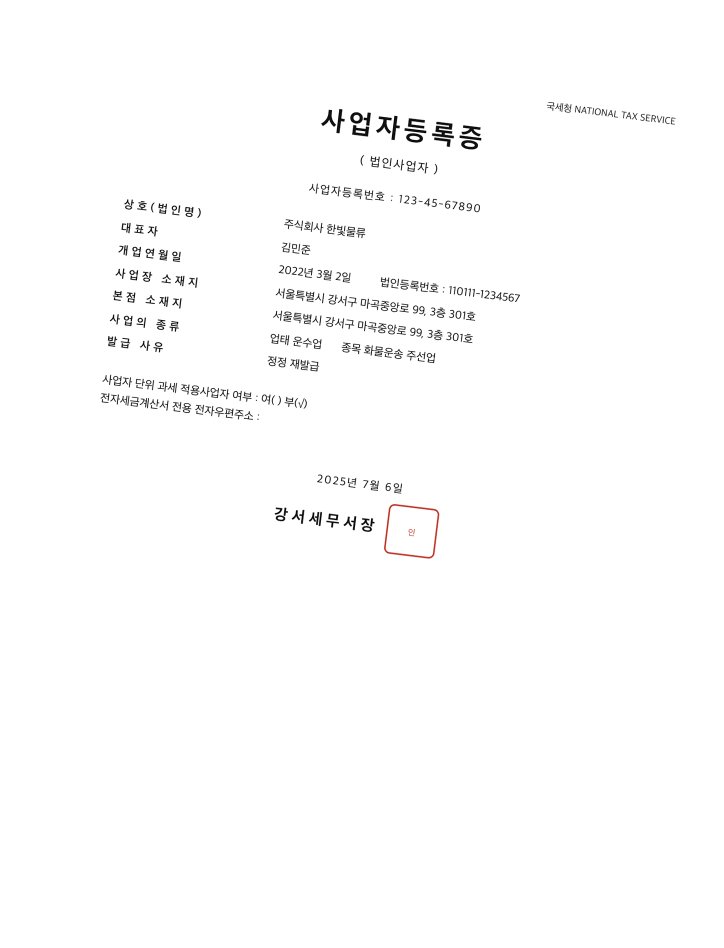
#> input picture eval/data/samples/사업자등록증_기울어짐.png, 1448 x 1896 px, given in place of 합성_전기요금청구서.png, which was not available (shown at 1/2 size)
$ python make_scan_samples.py
#> lines starting #> are read from the running program, lines starting #| are printed output that depends on the picture; pictures that were not available may be replaced by others from this repository, and a replacement may not be noted
"""합성 PDF를 휴대폰으로 촬영한 것처럼 보이는 JPEG 회귀 샘플로 변환한다."""

from __future__ import annotations

import argparse
import random
import shutil
import subprocess
from pathlib import Path
from tempfile import TemporaryDirectory

from PIL import Image, ImageEnhance, ImageFilter


HERE = Path(__file__).resolve().parent
OUT = HERE / "scans"
PDF_NAMES = (
    "합성_전기요금청구서.pdf",
    "합성_관리비고지서.pdf",
    "합성_주민등록표등본.pdf",
    "합성_세금고지서.pdf",
    "합성_건강보험자격득실확인서.pdf",
    "합성_근로계약서.pdf",
    "합성_사업자등록증.pdf",
    "합성_휴대폰요금납부확인서.pdf",
)


def _args() -> argparse.Namespace:
    parser = argparse.ArgumentParser()
    parser.add_argument("--pdftoppm", default=shutil.which("pdftoppm"))
    return parser.parse_args()


def _camera_effect(source: Path, target: Path, seed: int) -> None:
#> called with seed = 260830
    rng = random.Random(seed)
    with Image.open(source) as opened:
#> opened is the input picture: PIL image 1448x1896 RGB; mean R, G, B 252.5, 252.4, 252.4
        page = opened.convert("RGB")

    # 저가형 스캐너/휴대폰 사진처럼 약간 흐리고 대비가 균일하지 않은 종이를 만든다.
    page = ImageEnhance.Contrast(page).enhance(0.92)
    page = ImageEnhance.Color(page).enhance(0.78)
    page = page.filter(ImageFilter.GaussianBlur(radius=0.35))
    angle = rng.choice((-0.9, -0.6, 0.5, 0.8))
    page = page.rotate(angle, resample=Image.Resampling.BICUBIC, expand=True, fillcolor=(224, 225, 222))
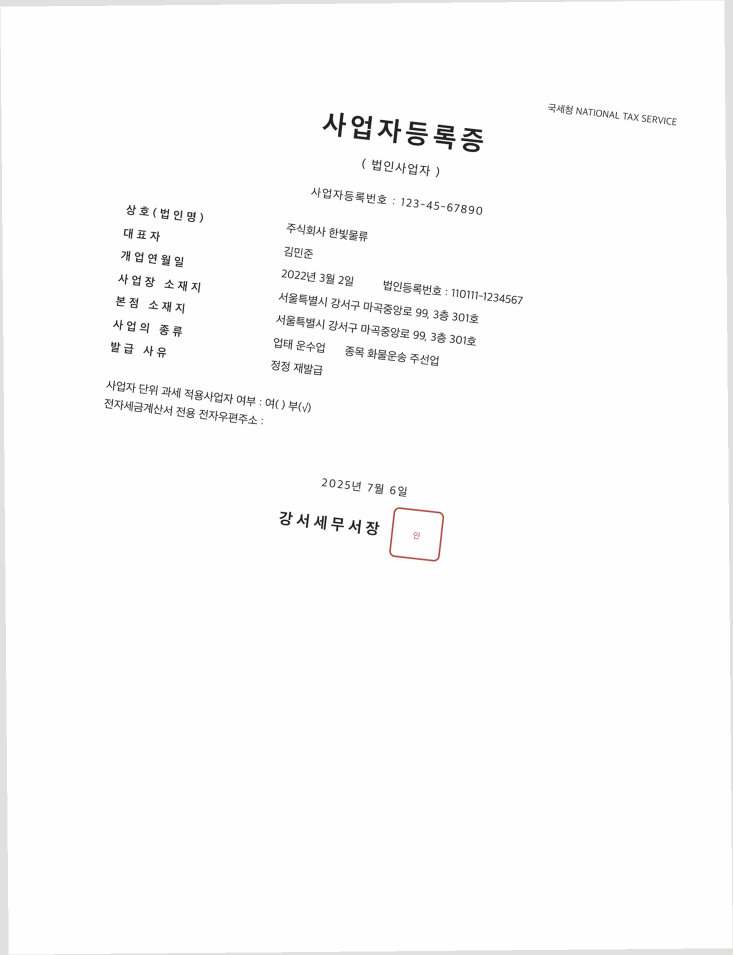
#> page: PIL image 1466x1910 RGB (shown at 1/2 size); mean R, G, B 251.1, 251.1, 251

    border = 34
    canvas = Image.new("RGB", (page.width + border * 2, page.height + border * 2), (205, 207, 204))
    shadow = Image.new("RGB", page.size, (183, 184, 181)).filter(ImageFilter.GaussianBlur(7))
    canvas.paste(shadow, (border + 7, border + 9))
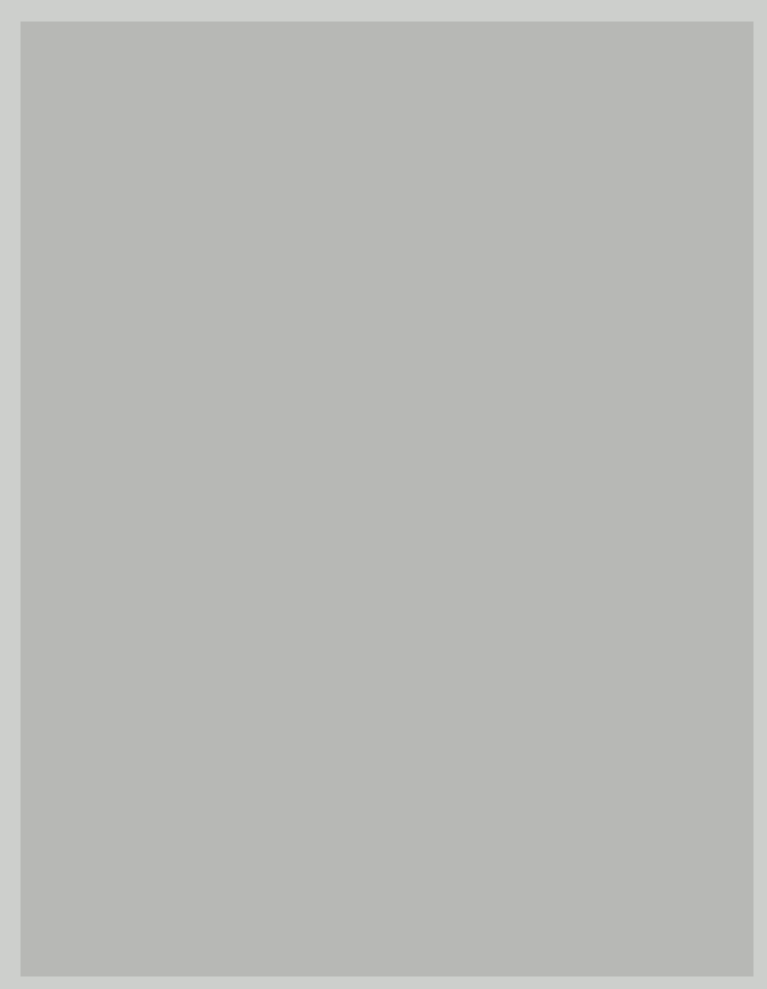
#> canvas: PIL image 1534x1978 RGB (shown at 1/2 size); mean R, G, B 184.7, 185.8, 182.8
    canvas.paste(page, (border, border))
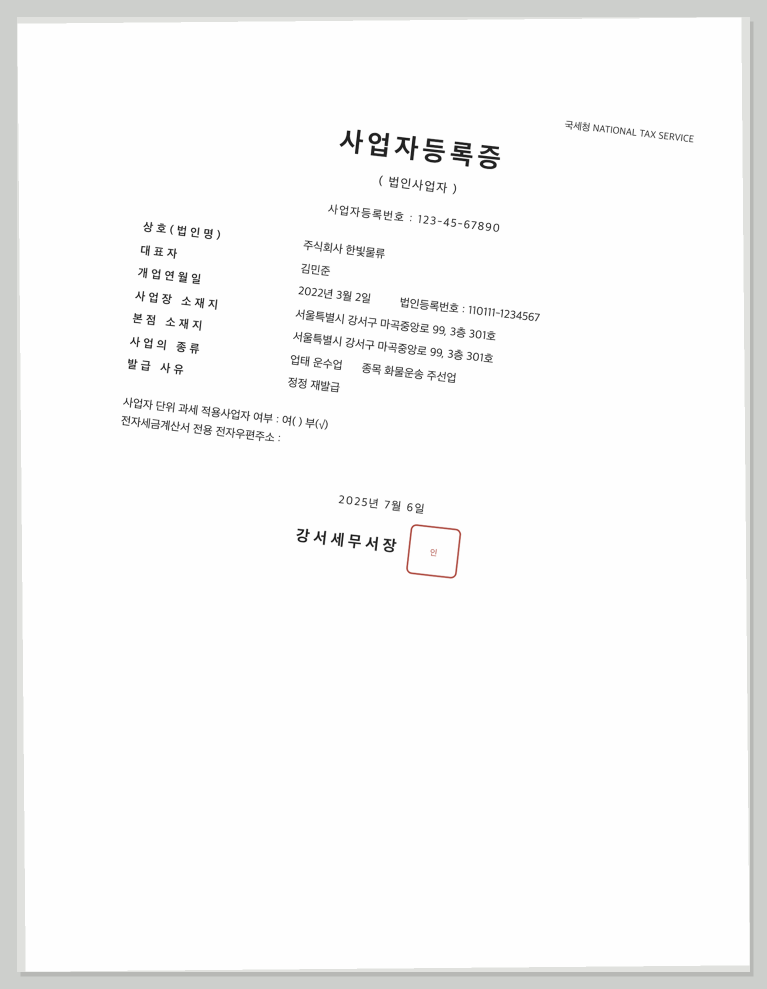
#> canvas: PIL image 1534x1978 RGB (shown at 1/2 size); mean R, G, B 247.3, 247.5, 247.2

    # 매우 약한 센서 노이즈. 글자 자체를 훼손하지 않아 OCR 기준 샘플로 쓸 수 있다.
    pixels = canvas.load()
    for _ in range(canvas.width * canvas.height // 110):
        x = rng.randrange(canvas.width)
        y = rng.randrange(canvas.height)
        r, g, b = pixels[x, y]
        delta = rng.choice((-5, -3, 3, 5))
        pixels[x, y] = tuple(max(0, min(255, value + delta)) for value in (r, g, b))
#> this loop made 27584 passes
#> (r, g, b) on passes 1 to 3: (254, 254, 254), (253, 253, 253), (205, 207, 204)

    target.parent.mkdir(parents=True, exist_ok=True)
    canvas.save(target, "JPEG", quality=84, optimize=True, progressive=True, dpi=(150, 150))


def main() -> int:
    args = _args()
    if not args.pdftoppm:
        raise SystemExit("pdftoppm을 찾지 못했습니다. --pdftoppm 경로를 지정하세요.")

    with TemporaryDirectory(prefix="proofbridge-scan-render-") as temporary:
        scratch = Path(temporary)
        for index, pdf_name in enumerate(PDF_NAMES, start=1):
            pdf_path = HERE / pdf_name
            rendered_prefix = scratch / pdf_path.stem
            subprocess.run(
                [args.pdftoppm, "-png", "-singlefile", "-r", "150", str(pdf_path), str(rendered_prefix)],
                check=True,
                capture_output=True,
            )
            target = OUT / f"{pdf_path.stem}_스캔.jpg"
            _camera_effect(rendered_prefix.with_suffix(".png"), target, seed=260829 + index)
#> (the run stopped early here; a loop or call above may not have finished)

$ run again, on eval/data/samples/주주명부_스캔.png
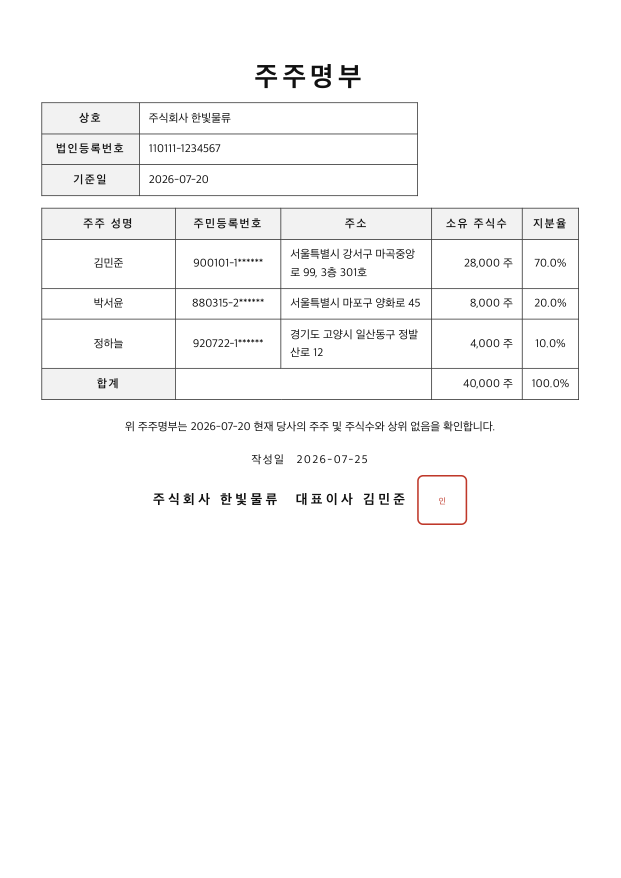
#> input picture eval/data/samples/주주명부_스캔.png, 1242 x 1756 px, given in place of 합성_전기요금청구서.png, which was not available (shown at 1/2 size)
#> in _camera_effect, opened is the input picture: PIL image 1242x1756 RGB; mean R, G, B 249.6, 249.5, 249.5
#> in _camera_effect, `page = page.rotate(angle, resample=Image.Resampling.BICUBIC, expand=Tr..`:
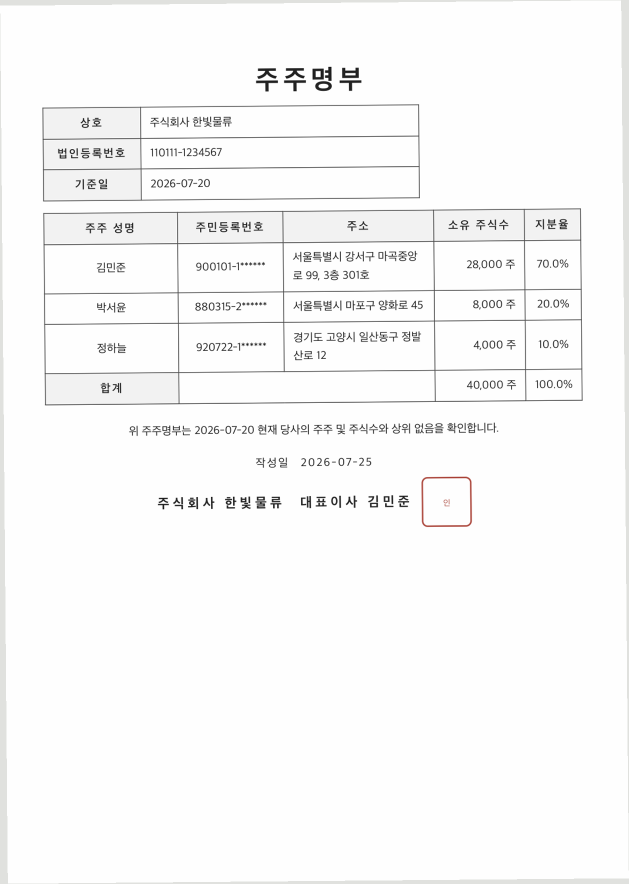
#> page: PIL image 1258x1768 RGB (shown at 1/2 size); mean R, G, B 248.4, 248.4, 248.3
#> in _camera_effect, `canvas.paste(page, (border, border))`:
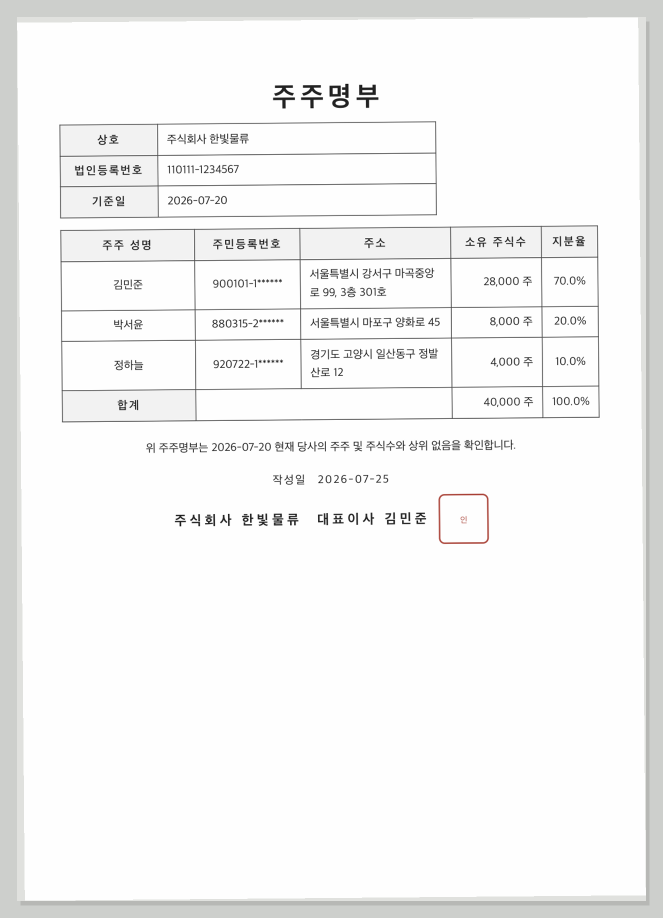
#> canvas: PIL image 1326x1836 RGB (shown at 1/2 size); mean R, G, B 244.4, 244.6, 244.2
#> the loop in _camera_effect, `for _ in range(canvas.width * canvas.height // 110):` made 22132 passes
#> (r, g, b) on passes 1 to 3: (254, 254, 254), (254, 254, 254), (205, 207, 204)
